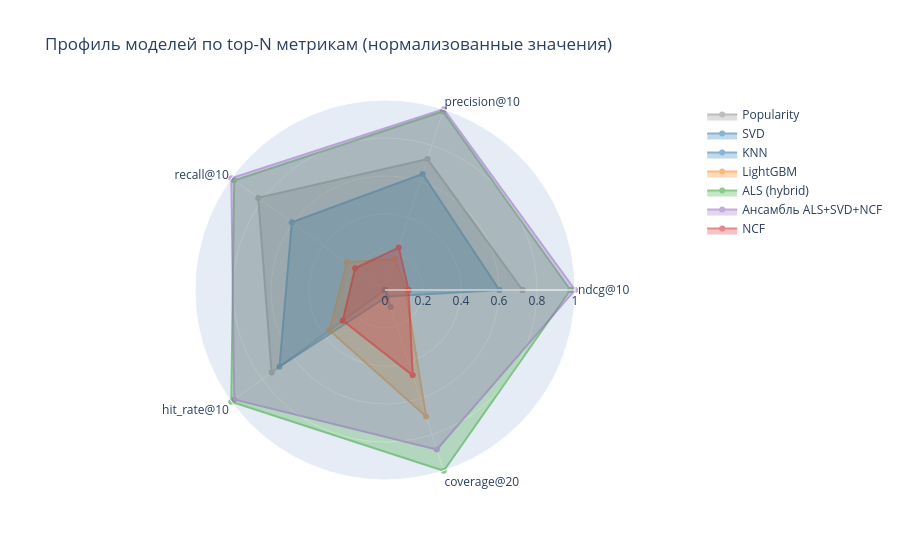

This figure's notebook cell:
### Markdown cell above
## 4. Radar chart профилей моделей

Нормализованные значения top-N метрик позволяют наглядно сравнить «форму» каждой модели.
Чем больше площадь — тем лучше по всем направлениям одновременно.

### Code cell
radar_metrics = ['ndcg@10', 'precision@10', 'recall@10', 'hit_rate@10', 'coverage@20']
radar_df = summary.dropna(subset=radar_metrics).copy().reset_index(drop=True)

# Min-max нормализация по каждой метрике
radar_norm = radar_df[radar_metrics].copy()
for col in radar_metrics:
    col_min = radar_norm[col].min()
    col_max = radar_norm[col].max()
    if col_max > col_min:
        radar_norm[col] = (radar_norm[col] - col_min) / (col_max - col_min)
    else:
        radar_norm[col] = 0.5

fig = go.Figure()
for idx in range(len(radar_df)):
    model_name = radar_df.loc[idx, 'model']
    family     = radar_df.loc[idx, 'family']
    r_vals     = radar_norm.iloc[idx].values.tolist()
    # Замыкаем многоугольник
    r_vals_closed     = r_vals + [r_vals[0]]
    theta_closed      = radar_metrics + [radar_metrics[0]]
    fig.add_trace(go.Scatterpolar(
        r=r_vals_closed,
        theta=theta_closed,
        fill='toself',
        name=model_name,
        line=dict(color=family_colors[family]),
        opacity=0.55,
    ))

fig.update_layout(
    title='Профиль моделей по top-N метрикам (нормализованные значения)',
    polar=dict(radialaxis=dict(visible=True, range=[0, 1])),
    height=560,
)
fig.write_html(str(MODELS_DIR / 'comparison_radar.html'))
fig.show()

### Figure 1 — Plotly figure (JSON) as saved in the notebook; plotly's stock layout.template omitted (floating-point values rounded to 4 significant figures)
{"data": [{"fill": "toself", "line": {"color": "#888888"}, "name": "Popularity", "opacity": 0.55, "r": [0.7238, 0.7246, 0.8249, 0.7377, 0, 0.7238], "theta": ["ndcg@10", "precision@10", "recall@10", "hit_rate@10", "coverage@20", "ndcg@10"], "type": "scatterpolar"}, {"fill": "toself", "line": {"color": "#1f77b4"}, "name": "SVD", "opacity": 0.55, "r": [0.6019, 0.642, 0.606, 0.6863, 0.03583, 0.6019], "theta": ["ndcg@10", "precision@10", "recall@10", "hit_rate@10", "coverage@20", "ndcg@10"], "type": "scatterpolar"}, {"fill": "toself", "line": {"color": "#1f77b4"}, "name": "KNN", "opacity": 0.55, "r": [0, 0, 0, 0, 0.09446, 0], "theta": ["ndcg@10", "precision@10", "recall@10", "hit_rate@10", "coverage@20", "ndcg@10"], "type": "scatterpolar"}, {"fill": "toself", "line": {"color": "#ff7f0e"}, "name": "LightGBM", "opacity": 0.55, "r": [0.1088, 0.1717, 0.2478, 0.3613, 0.7003, 0.1088], "theta": ["ndcg@10", "precision@10", "recall@10", "hit_rate@10", "coverage@20", "ndcg@10"], "type": "scatterpolar"}, {"fill": "toself", "line": {"color": "#2ca02c"}, "name": "ALS (hybrid)", "opacity": 0.55, "r": [0.9756, 0.9877, 0.9809, 1, 1, 0.9756], "theta": ["ndcg@10", "precision@10", "recall@10", "hit_rate@10", "coverage@20", "ndcg@10"], "type": "scatterpolar"}, {"fill": "toself", "line": {"color": "#9467bd"}, "name": "Ансамбль ALS+SVD+NCF", "opacity": 0.55, "r": [1, 1, 1, 0.9804, 0.8827, 1], "theta": ["ndcg@10", "precision@10", "recall@10", "hit_rate@10", "coverage@20", "ndcg@10"], "type": "scatterpolar"}, {"fill": "toself", "line": {"color": "#d62728"}, "name": "NCF", "opacity": 0.55, "r": [0.1241, 0.2346, 0.1944, 0.2745, 0.4723, 0.1241], "theta": ["ndcg@10", "precision@10", "recall@10", "hit_rate@10", "coverage@20", "ndcg@10"], "type": "scatterpolar"}], "layout": {"height": 560, "polar": {"radialaxis": {"range": [0, 1], "visible": true}}, "title": {"text": "Профиль моделей по top-N метрикам (нормализованные значения)"}}}
